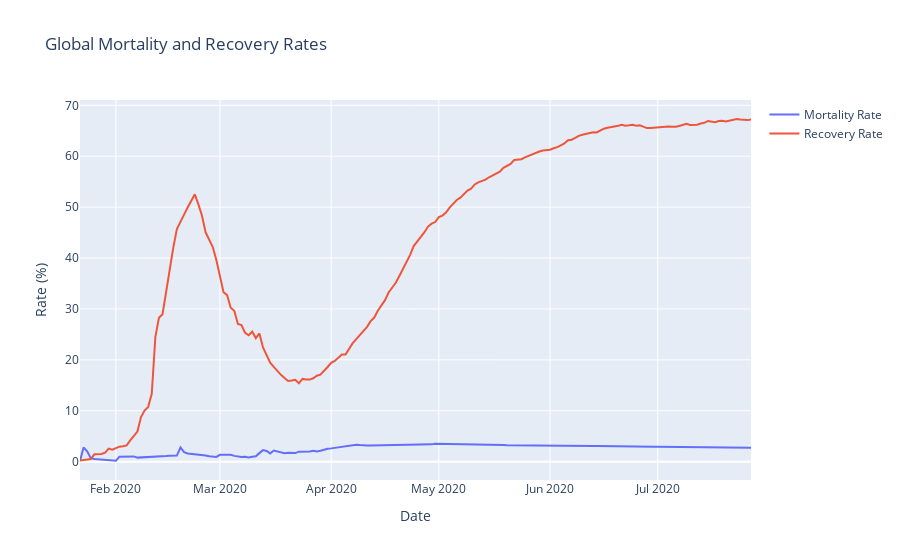

Notebook source saved alongside this figure:
### Markdown cell above
# 4.3 Mortality and Recovery Rates

### Code cell
# Add mortality and recovery rates
data['Mortality Rate'] = (data['Deaths'] / data['Confirmed']) * 100
data['Recovery Rate'] = (data['Recovered'] / data['Confirmed']) * 100

# Plot mortality and recovery rates globally
rates = data.groupby('Date')[['Mortality Rate', 'Recovery Rate']].mean().reset_index()

fig = go.Figure()
fig.add_trace(go.Scatter(x=rates['Date'], y=rates['Mortality Rate'], mode='lines', name='Mortality Rate'))
fig.add_trace(go.Scatter(x=rates['Date'], y=rates['Recovery Rate'], mode='lines', name='Recovery Rate'))
fig.update_layout(title="Global Mortality and Recovery Rates", xaxis_title="Date", yaxis_title="Rate (%)")
fig.show()

### Figure 1 — Plotly figure (JSON) as saved in the notebook; plotly's stock layout.template omitted (floating-point values rounded to 4 significant figures; data arrays with more than 128 entries replaced by an {"elided": "..."} marker saying what was removed)
{"data": [{"mode": "lines", "name": "Mortality Rate", "type": "scatter", "x": {"elided": "188 str values"}, "y": {"elided": "188 float values"}}, {"mode": "lines", "name": "Recovery Rate", "type": "scatter", "x": {"elided": "188 str values"}, "y": {"elided": "188 float values"}}], "layout": {"autosize": true, "title": {"text": "Global Mortality and Recovery Rates"}, "xaxis": {"autorange": true, "range": ["2020-01-22", "2020-07-27"], "title": {"text": "Date"}, "type": "date"}, "yaxis": {"autorange": true, "range": [-3.6, 71.05], "title": {"text": "Rate (%)"}, "type": "linear"}}}
